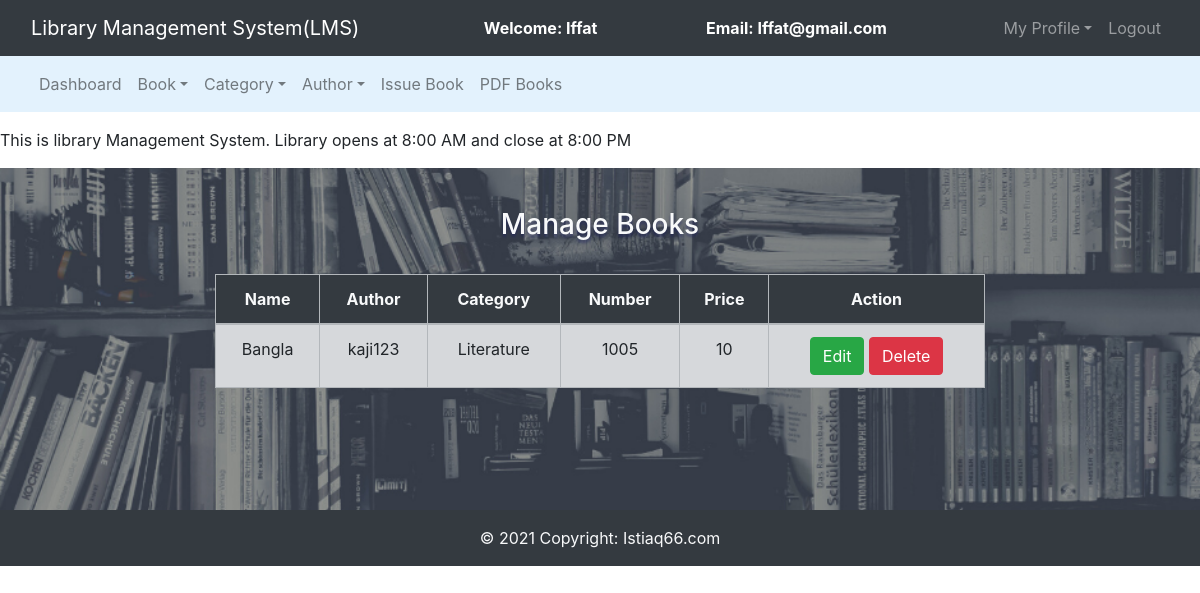
The page /manage_book.php (signed in) on the database its author committed.
### tables this page shows
CREATE TABLE `books` (
  `book_id` int(11) NOT NULL,
  `book_name` varchar(255) NOT NULL,
  `book_author` varchar(255) NOT NULL,
  `cat_name` varchar(255) NOT NULL,
  `book_no` int(11) NOT NULL,
  `book_price` int(11) NOT NULL
);

### manage_book.php (the view, shortened to what this page needs)
<!DOCTYPE html>
<html>
<head>
	<link rel="stylesheet" type="text/css" href="bootstrap-4.4.1/css/bootstrap.min.css">
	<link rel="stylesheet" href="../tyle.css">
</head>
<body>
	<nav class="navbar navbar-expand-lg navbar-dark bg-dark">
		<div class="container-fluid">
			<div class="navbar-header">
				<a class="navbar-brand" href="index.php">Library Management System(LMS)</a>
			</div>
			<font style="color: white"><span><strong>Welcome: <?php echo $_SESSION['name']; ?></strong></span></font>
			<font style="color: white"><span><strong>Email: <?php echo $_SESSION['email']; ?></strong></span></font>
			<ul class="nav navbar-nav navbar-right">
				<li class="nav-item dropdown">
					<a class="nav-link dropdown-toggle" data-toggle="dropdown">My Profile</a>
				</li>
				<li class="nav-item"><a class="nav-link" href="../logout.php">Logout</a></li>
			</ul>
		</div>
	</nav>
	<nav class="navbar navbar-expand-lg navbar-light" style="background-color: #e3f2fd">
		<div class="container-fluid">
			<ul class="nav navbar-nav navbar-center">
				<li class="nav-item">
					<a href="admin.php" class="nav-link">Dashboard</a>
				</li>
				<li class="nav-item dropdown">
					<a class="nav-link dropdown-toggle" data-toggle="dropdown">Book</a>
				</li>
				<li class="nav-item dropdown">
					<a class="nav-link dropdown-toggle" data-toggle="dropdown">Category</a>
				</li>
				<li class="nav-item dropdown">
					<a class="nav-link dropdown-toggle" data-toggle="dropdown">Author</a>
				</li>
				<li class="nav-item">
					<a href="issue_book.php" class="nav-link">Issue Book</a>
				</li>
				<li class="nav-item">
					<a href="pdf_up.php" class="nav-link">PDF Books</a>
				</li>
			</ul>
		</div>
	</nav>
	<div class="py-3">
		<marquee>This is library Management System. Library opens at 8:00 AM and close at 8:00 PM</marquee>
	</div>
	<div class="container-fluid manage_books">
		<div class="container">
			<h3 class="text-center text-light pb-4">Manage Books</h3>
			<table class="table thead-dark table-bordered table-hover table-secondary">
				<thead class="bg-dark text-light">
					<tr class="text-center">
						<th>Name</th>
						<th>Author</th>
						<th>Category</th>
						<th>Number</th>
						<th>Price</th>
						<th>Action</th>
					</tr>
				</thead>
				<?php
				include 'Connection.php';
				if (isset($_GET['page'])) {
					$page = $_GET['page'];
				} else {
					$page = 1;
				}
				$num_per_page = 05;
				$start_from = ($page - 1) * 05;
				$query = "select * from books order by book_id desc  limit $start_from,$num_per_page";
				$query_run = mysqli_query($con, $query);
				while ($row = mysqli_fetch_array($query_run)) {
				?>
					<tr class=" text-center">
						<td><?php echo $row['book_name']; ?></td>
						<td><?php echo $row['book_author']; ?></td>
						<td><?php echo $row['cat_name']; ?></td>
						<td><?php echo $row['book_no']; ?></td>
						<td><?php echo $row['book_price']; ?></td>
						<td>
							<button type="button" class="btn btn-success" data-toggle="modal" data-target="#exampleModal<?php echo $row['book_no'] ?>">
								Edit
							</button>
							<a onclick="if (confirm('Delete selected item?')){return true;}else{event.stopPropagation(); event.preventDefault();};" class="btn btn-danger" href="book_delete.php? bn=<?php echo $row['book_no'] ?>">Delete</a>
						</td>
					</tr>
				<?php
				}
				?>
			</table>
		</div>
	</div>
	<footer class="bg-light text-center text-lg-start">
		<div class="text-center p-3 text-light bg-dark">
			© 2021 Copyright:
			<a class="text-light" href="https://istiaq66.com/">Istiaq66.com</a>
		</div>
	</footer>
</body>
</html>

### tyle.css (style rules this page uses)
* { margin: 0; padding: 0; }
body { box-sizing: border-box; }
.manage_books { background-image: url('bg2.png'); background-size: cover; background-repeat: no-repeat; background-position: center; padding: 40px 200px 106px 200px; }
h3 { text-shadow: rgba(25, 30, 95, 0.5) 0px 3px 3px; }

### rows shown on the page
books: book_name "Bangla", book_author "kaji123", cat_name "Literature", book_no "1005", book_price "10"

### other values the page prints
$_SESSION['name'] "Iffat"
$_SESSION['email'] "Iffat@gmail.com"
